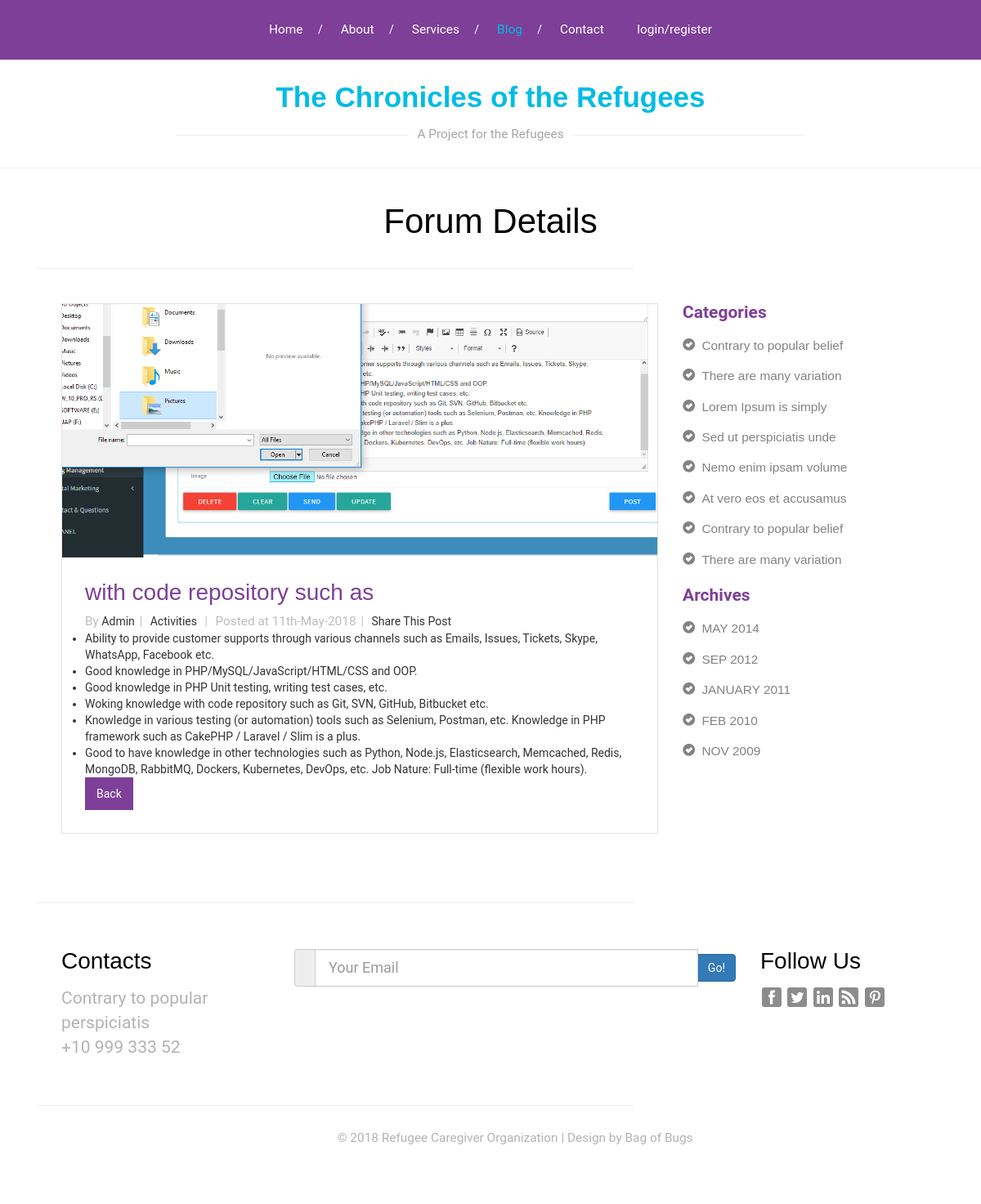
The app's page /blogdetails.php?id=55 with its own data.
### tables this page shows
CREATE TABLE `blog` (
  `id` int(250) NOT NULL,
  `a1` timestamp NOT NULL DEFAULT CURRENT_TIMESTAMP,
  `a2` timestamp NOT NULL DEFAULT CURRENT_TIMESTAMP ON UPDATE CURRENT_TIMESTAMP,
  `a3` varchar(1000) NOT NULL,
  `a4` varchar(1000) NOT NULL,
  `a5` varchar(1000) NOT NULL,
  `a6` varchar(1000) NOT NULL,
  `a7` varchar(250) NOT NULL,
  `a8` varchar(1000) NOT NULL,
  `a9` varchar(1000) NOT NULL,
  `a10` varchar(1000) NOT NULL,
  `a11` varchar(1000) NOT NULL,
  `a12` varchar(1000) NOT NULL,
  `a13` varchar(1000) NOT NULL,
  `a14` varchar(1000) NOT NULL,
  `a15` varchar(1000) NOT NULL,
  `a16` varchar(1000) NOT NULL,
  `a17` varchar(1000) NOT NULL,
  `a18` varchar(1000) NOT NULL,
  `a19` varchar(1000) NOT NULL,
  `a20` varchar(1000) NOT NULL,
  `a21` varchar(1000) NOT NULL,
  `a22` varchar(1000) NOT NULL,
  `a23` varchar(1000) NOT NULL,
  `a24` varchar(1000) NOT NULL,
  `a25` varchar(1000) NOT NULL,
  `a26` varchar(1000) NOT NULL,
  `a27` varchar(1000) NOT NULL,
  `a28` varchar(1000) NOT NULL,
  `a29` varchar(1000) NOT NULL,
  `r1` varchar(10000) DEFAULT NULL,
  `r2` varchar(10000) DEFAULT NULL,
  `r3` varchar(10000) DEFAULT NULL,
  `r4` varchar(1000) DEFAULT NULL,
  `r5` varchar(1000) DEFAULT NULL,
  `r6` varchar(1000) DEFAULT NULL,
  `r7` varchar(1000) DEFAULT NULL,
  `r8` varchar(1000) DEFAULT NULL,
  `r9` varchar(1000) DEFAULT NULL,
  `r10` varchar(1000) DEFAULT NULL,
  `r11` varchar(1000) DEFAULT NULL
);

### blogdetails.php (the view, shortened to what this page needs)
	<?php
include('header.php');
	$aa= $_GET[id];
		?>
  <div class="blog">
			<div class="container">
			<h2>Forum Details</h2>
			<div class="col-md-8 ">
<div class="blog">
	<div class="container">
		<div class="col-md-8 ">
			<?php	 	include('config.php');
$qry="select * from blog where id='1' OR id=$aa  ";
	$result=mysqli_query($conn,$qry);
	$rowcount=mysqli_num_rows($result);
	$row = mysqli_fetch_all($result,MYSQLI_ASSOC);
	for($i=$rowcount-1;$i>0;$i--)
	{
	echo		'<div class=" single-grid">
				<a href="blogdetails.php?id='.$row[$i]['id'].'"><img class="img-responsive" src="admin/a_dashboard/uploads/blog/'.$row[$i]['a5'].'" alt="" /></a>
				<div class="lone-line">
					<h4><a href="blogdetails.php?id=3">'.$row[$i]['a7'].'
'.'</a></h4>
					<ul class="sin-grid">
						<li><span>By</span> Admin<b>|</b></li>
						<li> Activities <b>|</b></li>
						<li><span>Posted at '.$row[$i]['a11'].'</span><b>|</b></li>
						<li>Share This Post</li>
					</ul>'.$row[$i]['r3'].'<div class="fb-comments" data-href="http://infixicf.cf/blogdetails.php?id=58" data-numposts="100"></div>'.'<a class="hvr-rectangle-out" href="blog">Back</a>
				</div>
				'.''	.'
			</div>';
		}
			?>
				</div>
				<div class="col-md-3 categories-grid">
				<div class="grid-categories">
					<h4>Categories</h4>
					<ul class="popular ">
						<li><a href="#"><i class="glyphicon glyphicon-ok-sign"> </i>Contrary to popular belief</a></li>
						<li><a href="#"><i class="glyphicon glyphicon-ok-sign"> </i>There are many variation</a></li>
						<li><a href="#"><i class="glyphicon glyphicon-ok-sign"> </i>Lorem Ipsum is simply</a></li>
						<li><a href="#"><i class="glyphicon glyphicon-ok-sign"> </i>Sed ut perspiciatis unde</a></li>
						<li><a href="#"><i class="glyphicon glyphicon-ok-sign"> </i>Nemo enim ipsam volume</a></li>
						<li><a href="#"><i class="glyphicon glyphicon-ok-sign"> </i>At vero eos et accusamus</a></li>
						<li><a href="#"><i class="glyphicon glyphicon-ok-sign"> </i>Contrary to popular belief</a></li>
						<li><a href="#"><i class="glyphicon glyphicon-ok-sign"> </i>There are many variation</a></li>
					</ul>
				</div>
				<div class="grid-categories">
					<h4>Archives</h4>
					<ul class="popular popular-in">
						<li><a href="#"><i class="glyphicon glyphicon-ok-sign"> </i>MAY 2014</a></li>
						<li><a href="#"><i class="glyphicon glyphicon-ok-sign"> </i>SEP 2012</a></li>
						<li><a href="#"><i class="glyphicon glyphicon-ok-sign"> </i>JANUARY 2011</a></li>
						<li><a href="#"><i class="glyphicon glyphicon-ok-sign"> </i>FEB 2010</a></li>
						<li><a href="#"><i class="glyphicon glyphicon-ok-sign"> </i>NOV 2009</a></li>
					</ul>
				</div>
			</div>
			</div>
	</div>
	<?php include('footer.php'); ?>

### css/style.css (style rules this page uses)
body { background:#fff; font-family: 'Roboto', sans-serif; }
body a { transition: 0.5s all; -webkit-transition: 0.5s all; -o-transition: 0.5s all; -moz-transition: 0.5s all; -ms-transition: 0.5s all; }
ul { padding: 0; margin: 0; }
h1,h2,h3,h4,h5,h6,label,p { margin:0; }
.hvr-rectangle-out { display: inline-block; vertical-align: middle; -webkit-transform: translateZ(0); transform: translateZ(0); box-shadow: 0 0 1px rgba(0, 0, 0, 0); -webkit-backface-visibility: hidden; backface-visibility: hidden; -moz-osx-font-smoothing: grayscale; position: relative; -webkit-transition-property: color; transition-property: color; -webkit-transition-duration: 0.3s; transition-duration: 0.3s; color:#fff; padding:0.7em 1em; background:#7D3F98; text-decoration:none; font-size:1em; }
.hvr-rectangle-out:before { content: ""; position: absolute; z-index: -1; top: 0; left: 0; right: 0; bottom: 0; background: #00bce4; -webkit-transform: scale(0); transform: scale(0); -webkit-transition-property: transform; transition-property: transform; -webkit-transition-duration: 0.3s; transition-duration: 0.3s; -webkit-transition-timing-function: ease-out; transition-timing-function: ease-out; text-decoration:none; }
i.glyphicon.glyphicon-ok-sign { margin: 0 8px 0 0; }
.blog h2 { font-size: 3em; color: #000; text-align:center; font-family: 'Montserrat', sans-serif; padding:0 0 0.8em ; }
.lone-line { padding: 2em; }
.single-grid { border:1px solid #EAE0E0; margin:0em 0 3em; background: #fff; }
.single-grid h4 { margin:0 0 0.3em; font-size:2em; font-family: 'Montserrat', sans-serif; }
.single-grid h4 a { text-decoration:none; color:#7D3F98; }
ul.sin-grid li { display: inline-block; }
ul.sin-grid li b { font-size: 1em; color: #BEBDBD; margin: 0 6px; font-weight: 400; }
ul.sin-grid li a,ul.sin-grid li span { text-decoration: none; font-size: 1.1em; color: #BEBDBD; }
.blog { border-top: 1px solid #eee; padding:3em 0; }
.categories-grid h4 { color: #7D3F98; font-size: 1.5em; font-weight: 700; padding: 0em 0 0.5em; }
.grid-categories { padding: 0 0 1em; }
ul.popular li { list-style: none; }
ul.popular li a { color: #838383; font-size: 1.1em; font-family: 'Arimo', sans-serif; padding: 0.5em 0; display: block; text-decoration: none; }
ul.popular li i { margin: 0 8px 0px; }

### records on screen
blog: a5 (picture), a7 "with code repository such as", a11 "11th-May-2018", r3 "Ability to provide customer supports through various channels such as Emails, Issues, Tickets, Skype, WhatsApp, Facebook etc. Good knowledge in PHP/MySQL/JavaScript/HTML/CSS and OOP. Good knowledge in PHP Unit testing, writing test cases, etc. Woking knowledge with code repository such as Git, SVN, GitHub, Bitbucket etc. Knowledge in various testing (or automation) tools such as Selenium, Postman, etc. Knowledge in PHP framework such as CakePHP / Laravel / Slim is a plus. Good to have knowledge in other technologies such as Python, Node.js, Elasticsearch, Memcached, Redis, MongoDB, RabbitMQ, Dockers, Kubernetes, DevOps, etc. Job Nature: Full-time (flexible work hours)."
